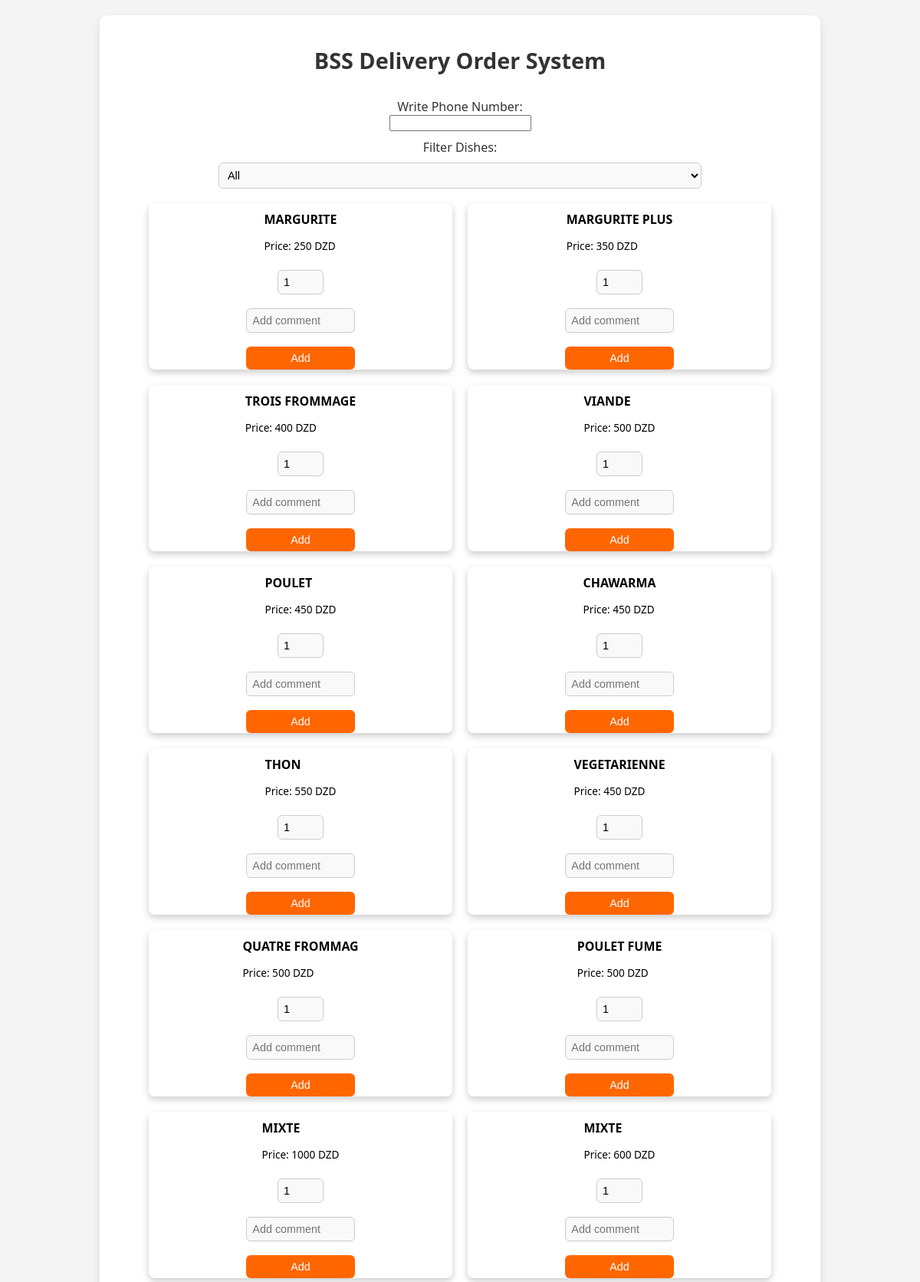
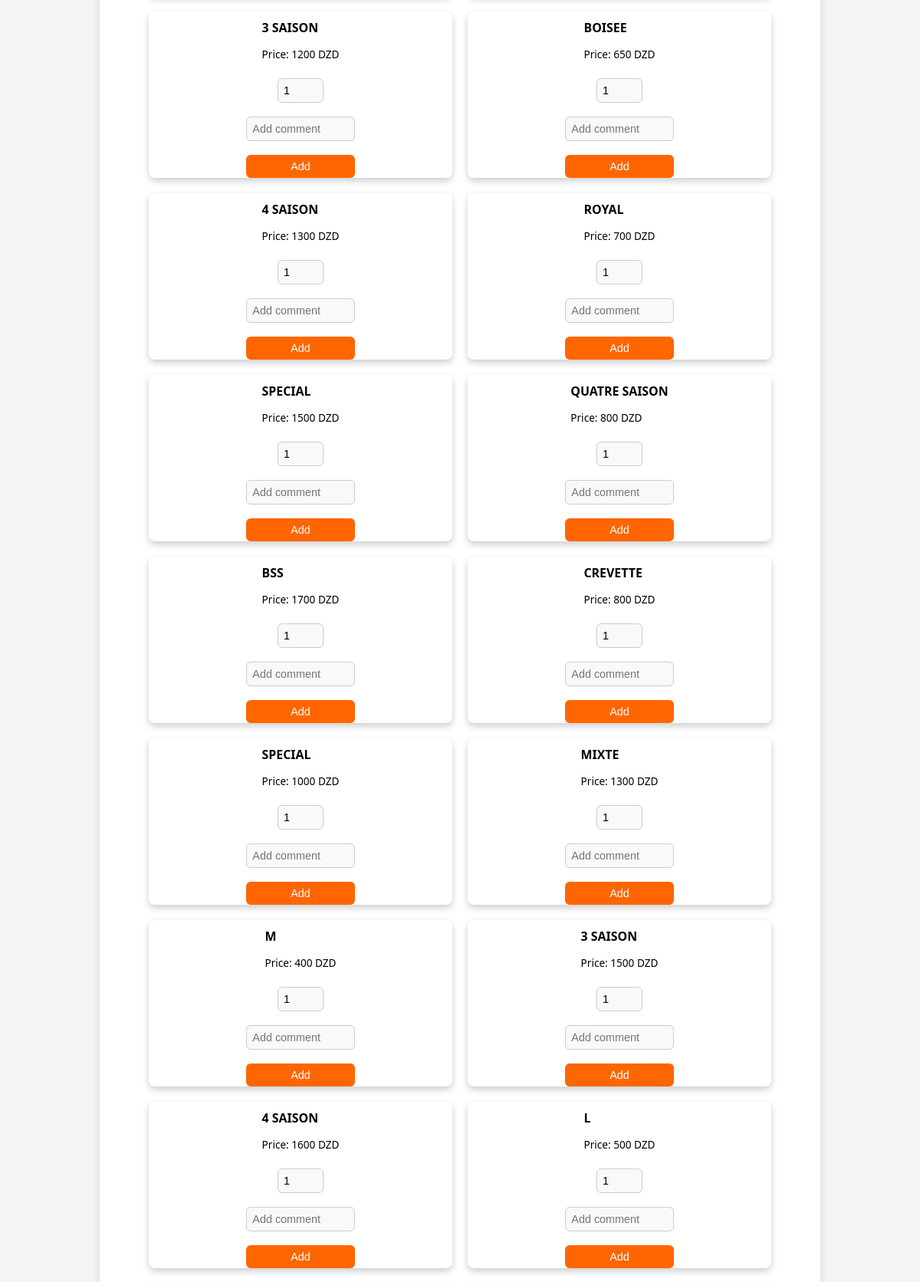
/delivery_order_system/ (signed in, upper part), run on the app's committed database (2 pictures, top to bottom).
### pizza_app/models.py (models this page shows, shortened)
class Menu(models.Model):
    name = models.CharField(max_length=255)
    typ = models.ForeignKey(Typ  ,on_delete=models.SET_NULL, null=True, blank=True )
    price = models.DecimalField(max_digits=8, decimal_places=0)

### pizza_app/views.py (the view)
# urls.py: path('delivery_order_system/', views.delivery_order_system, name='delivery_order_system'),
@login_required(login_url='login')
def delivery_order_system(request):
    menu = Menu.objects.all()
    typ = Typ.objects.all()
    return render(request,'delivery.html', {'menus': menu , 'typs':typ})

### pizza_app/models.py (called while the page is built)
    def __str__(self):
        return f"{self.name}"

### pizza_app/templates/delivery.html (shortened to what this page needs)
<!DOCTYPE html>
<html lang="en">
<head>
</head>
<body>
<div class="container">
    <h1>BSS Delivery Order System</h1>
    <label for="number">Write Phone Number:</label>
    <input id="number" class="phon">
    <label for="filterDishes">Filter Dishes:</label>
    <select id="filterDishes" onchange="filterDishes(this.value)">
        <option value="all">All</option>
    </select>
    <div class="dish-container" id="dishContainer">
        {% for menu in menus %}
        <div class="dish-card" data-category="{{ menu.typ }}">
            <div class="dish-info">
                <h3>{{ menu.name }}</h3>
                <p>Price: {{ menu.price }} DZD</p>
            </div>
            <div class="dish-controls">
                <input type="number" min="1" value="1" class="quantityInput">
                <input id='comment' type="text" placeholder="Add comment" class="commentInput">
                <button onclick="addDish(this, '{{ menu.id }}', {{ menu.price }}, '{{ menu.typ }}', '{{ menu.name }}')">Add</button>
            </div>
        </div>
        {% endfor %}
    </div>
</div>
</body>
</html>

### pizza_app/templates/delivery.html (style rules this page uses)
body { font-family: 'Segoe UI', Tahoma, Geneva, Verdana, sans-serif; background-color: #f4f4f4; margin: 0; padding: 0; }
.container { display: flex; max-width: 900px; margin: auto; padding: 20px; background: #ffffff; border-radius: 10px; box-shadow: 0 4px 12px rgba(0, 0, 0, 0.1); margin-top: 20px; flex-direction: column; align-items: center; }
h1 { text-align: center; font-size: 1.8rem; color: #333; margin-bottom: 20px; }
label { font-size: 1rem; color: #333; margin-top: 10px; }
select, input[type="text"], input[type="number"], button { width: 70%; padding: 7px; margin: 9px 0; border: 1px solid #ccc; border-radius: 6px; box-sizing: border-box; font-size: 0.9rem; }
select, input[type="text"], input[type="number"] { background-color: #f9f9f9; }
button { background-color: #ff6600; color: white; border: none; cursor: pointer; transition: background-color 0.3s; font-size: 0.9rem; }
.dish-container { display: flex; flex-wrap: wrap; justify-content: center; }
.dish-card { flex: 0 0 44%; display: flex; flex-direction: column; justify-content: space-between; align-items: center; padding: 0px; border-radius: 8px; background-color: #fff; margin: 10px; box-shadow: 0 4px 10px rgba(0, 0, 0, 0.2); height: 217px; font-size: 0.85rem; }
.dish-card h3 { margin: 10px 0; }
.dish-card .dish-controls { display: flex; flex-direction: column; align-items: center; }
.dish-card .quantityInput { width: 60px; }

### data on the page
Menu: name "MARGURITE", price "250"
Menu: name "MARGURITE PLUS", price "350"
Menu: name "TROIS FROMMAGE", price "400"
Menu: name "VIANDE", price "500"
Menu: name "POULET", price "450"
Menu: name "CHAWARMA", price "450"
Menu: name "THON", price "550"
Menu: name "VEGETARIENNE", price "450"
Menu: name "QUATRE FROMMAG", price "500"
Menu: name "POULET FUME", price "500"
Menu: name "MIXTE", price "1000"
Menu: name "MIXTE", price "600"
Menu: name "3 SAISON", price "1200"
Menu: name "BOISEE", price "650"
Menu: name "4 SAISON", price "1300"
Menu: name "ROYAL", price "700"
Menu: name "SPECIAL", price "1500"
Menu: name "QUATRE SAISON", price "800"
Menu: name "BSS", price "1700"
Menu: name "CREVETTE", price "800"
Menu: name "SPECIAL", price "1000"
Menu: name "MIXTE", price "1300"
Menu: name "M", price "400"
Menu: name "3 SAISON", price "1500"
Menu: name "4 SAISON", price "1600"
Menu: name "L", price "500"
